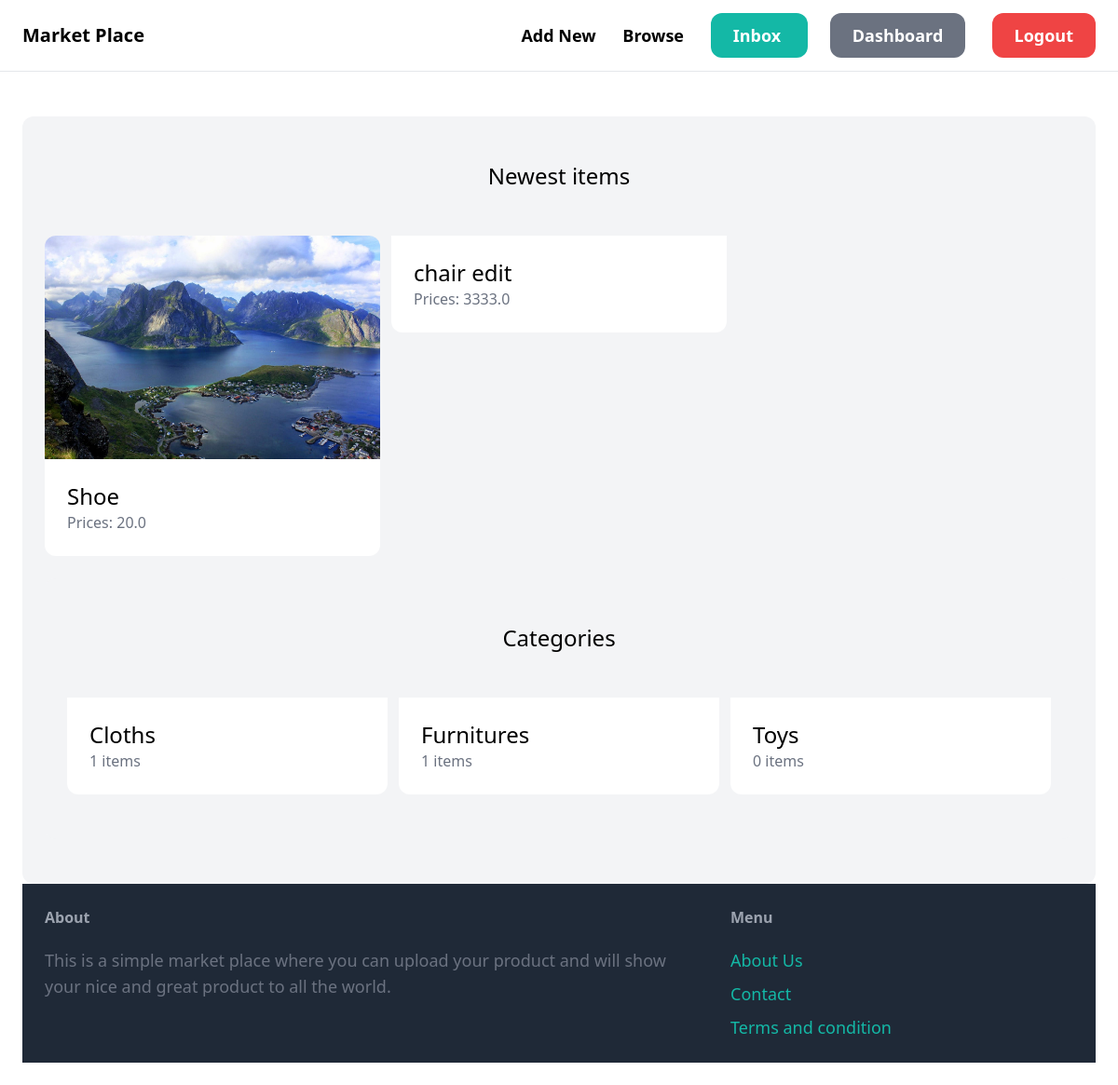
The app's page / (signed in) with its own data.
### item/models.py (models this page shows, shortened)
class Item(models.Model):
    category=models.ForeignKey(Category, related_name='items', on_delete=models.CASCADE)
    name =models.CharField(max_length=200)
    description=models.TextField(max_length=255)
    price=models.FloatField()
    image=models.ImageField(upload_to='items_image', blank=True, null=True)
    is_sold=models.BooleanField(default=False)
    created_by= models.ForeignKey(User, related_name='items', on_delete=models.CASCADE)
    created_at=models.DateTimeField(auto_now_add=True)

class Category(models.Model):
    name=models.CharField(max_length=200)
    class Meta:
        ordering=('name', )
        verbose_name_plural='Categories'

### core/views.py (the view)
# urls.py: path('', views.index, name='index'),
@login_required
def index(request):
    items=Item.objects.filter(is_sold=False)[0:6]
    categories=Category.objects.all()
    return render(request, 'core/index.html', {
        'categories':categories,
        'items': items,
    })

### core/templates/core/index.html (shortened to what this page needs)
{% extends 'core/base.html' %}
{% block content %}
<div class="mt-6 px-6 py-12 bg-gray-100 rounded-xl">
    <h2 class="mb-12 text-2xl text-center ">Newest items </h2>
    <div class="grid grid-cols-3 gap-3">
        {% for item in items %}
            <div>
                <a href="{% url 'item:details' item.id %}">
                    <div>
                        <img src="{{item.image.url }}" class="rounded-t-xl" alt="">
                    </div>
                    <div class="p-6 bg-white rounded-b-xl">
                        <h2 class="text-2xl">{{item.name}}</h2>
                        <p class="text-gray-500">Prices: {{item.price}}</p>
                    </div>
                </a>
            </div>
        {% endfor %}
    </div>
    <div class="mt-6 px-6 py-12 bg-gray-100 rounded-xl">
        <h2 class="mb-12 text-2xl text-center ">Categories </h2>
        <div class="grid grid-cols-3 gap-3">
            {% for category in categories %}
                <div>
                    <a href="#">
                        <div class="p-6 bg-white rounded-b-xl">
                            <h2 class="text-2xl">{{category.name}}</h2>
                            <p class="text-gray-500">{{ category.items.count}} items</p>
                        </div>
                    </a>
                </div>
            {% endfor %}
        </div>
    </div>
{% endblock %}

### records on screen
Item: image (picture), name "Shoe", price "20.0"
Item: name "chair edit", price "3333.0"
Category: name "Cloths", items.count "1"
Category: name "Furnitures", items.count "1"
Category: name "Toys", items.count "0"
